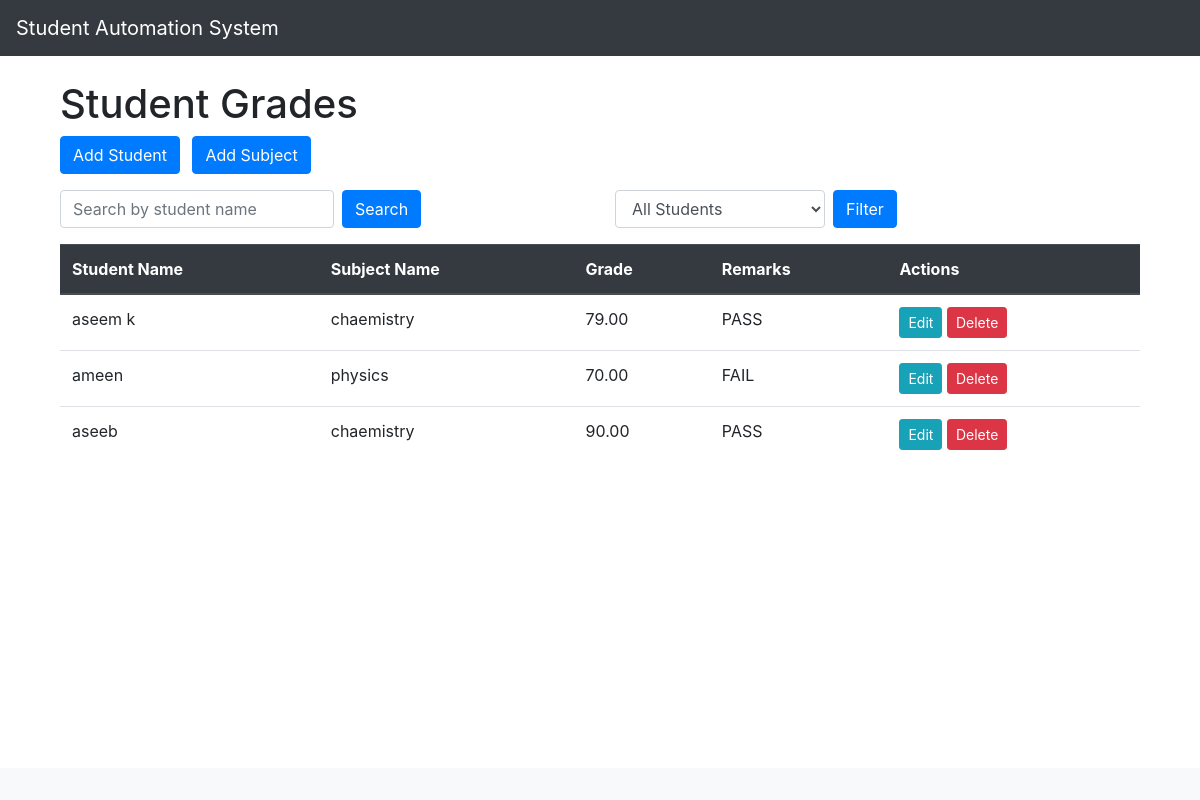
The page / on the database its author committed.
### grades/models.py (models this page shows, shortened)
class Student(models.Model):
    student_key = models.AutoField(primary_key=True)
    student_name = models.CharField(max_length=100)
    subject = models.ForeignKey(Subject, on_delete=models.CASCADE)
    grade = models.DecimalField(max_digits=5, decimal_places=2)
    remarks = models.CharField(max_length=10, blank=True)

class Subject(models.Model):
    subject_key = models.AutoField(primary_key=True)
    subject_name = models.CharField(max_length=100)

### grades/views.py (the view)
# urls.py: path('', views.student_list, name='student_list'),
def student_list(request):
    filter_param = request.GET.get('filter')
    if filter_param == 'pass':
        students = Student.objects.filter(remarks='PASS')
    elif filter_param == 'fail':
        students = Student.objects.filter(remarks='FAIL')
    else:
        students = Student.objects.all()
    return render(request, 'student_list.html', {'students': students})

### templates/student_list.html (shortened to what this page needs)
{% extends 'base.html' %}
{% block content %}
    <div class="container">
        <h1 class="mt-4">Student Grades</h1>
        <div class="mb-3">
            <a href="{% url 'student_create' %}" class="btn btn-primary mr-2">Add Student</a>
            <a href="{% url 'subject_create' %}" class="btn btn-primary">Add Subject</a>
        </div>
        <div class="row">
    <div class="col">
        <form class="form-inline mb-3" method="get" action="{% url 'student_search' %}">
            <input type="text" name="q" class="form-control mr-2" placeholder="Search by student name">
            <button type="submit" class="btn btn-primary">Search</button>
        </form>
    </div>
    <div class="col">
        <form class="form-inline mb-3" method="get" action="{% url 'student_list' %}">
            <select class="form-control mr-2" name="filter">
                <option value="">All Students</option>
            </select>
            <button type="submit" class="btn btn-primary">Filter</button>
        </form>
    </div>
</div>
        <table class="table">
            <thead class="thead-dark">
                <tr>
                    <th>Student Name</th>
                    <th>Subject Name</th>
                    <th>Grade</th>
                    <th>Remarks</th>
                    <th>Actions</th>
                </tr>
            </thead>
            <tbody>
                {% for student in students %}
                <tr>
                    <td>{{ student.student_name }}</td>
                    <td>{{ student.subject.subject_name }}</td>
                    <td>{{ student.grade }}</td>
                    <td>{{ student.remarks }}</td>
                    <td>
                        <a href="{% url 'student_update' student.pk %}" class="btn btn-info btn-sm">Edit</a>
                        <form action="{% url 'student_delete' student.pk %}" method="post" class="d-inline">
                            <button type="submit" class="btn btn-danger btn-sm">Delete</button>
                        </form>
                    </td>
                </tr>
                {% endfor %}
            </tbody>
        </table>
    </div>
{% endblock %}

### templates/base.html (shortened to what this page needs)
<!DOCTYPE html>
<html lang="en">
<head>
    <link rel="stylesheet" href="https://stackpath.bootstrapcdn.com/bootstrap/4.5.2/css/bootstrap.min.css">
</head>
<body class="d-flex flex-column min-vh-100">
    {% include 'navbar.html' %}
    <div class="container flex-grow-1">
        {% block content %}
        {% endblock %}
    </div>
    {% include 'footer.html' %}
</body>
</html>

### templates/navbar.html
<nav class="navbar navbar-expand-lg navbar-dark bg-dark">
    <a class="navbar-brand" href="#">Student Automation System</a>
</nav>

### templates/footer.html (shortened to what this page needs)
<footer class="footer mt-auto py-3 bg-light">
</footer>

### rows shown on the page
Student: student_name "aseem k", subject.subject_name "chaemistry", grade "79.00", remarks "PASS"
Student: student_name "ameen", subject.subject_name "physics", grade "70.00", remarks "FAIL"
Student: student_name "aseeb", subject.subject_name "chaemistry", grade "90.00", remarks "PASS"
